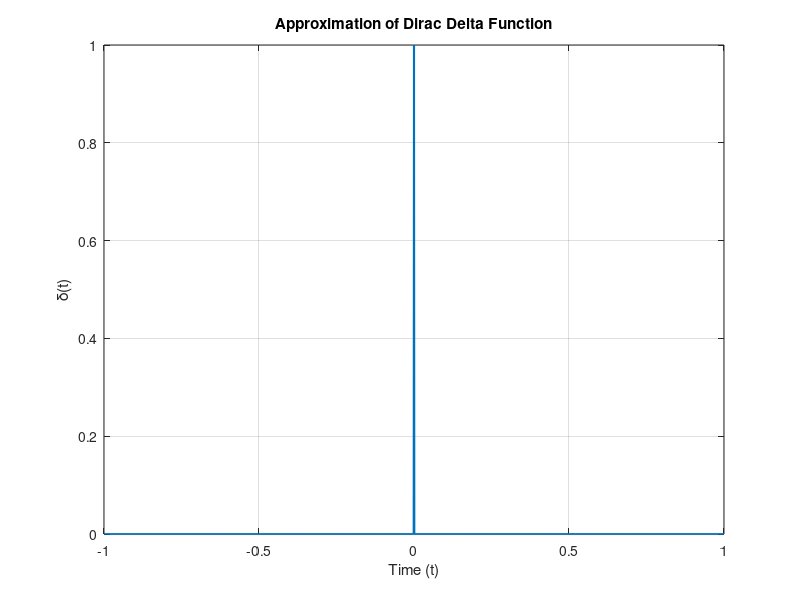

The MATLAB source for this figure:
clc;
clear;
close all;

% Time axis
t = -1:0.001:1;

% Initialize delta function
delta = zeros(size(t));

% Approximate delta at t = 0
delta(t == 0) = 1;

% Plot
plot(t, delta, 'LineWidth', 1.5);

% Labels and title
title('Approximation of Dirac Delta Function');
xlabel('Time (t)');
ylabel('\delta(t)');

grid on;
